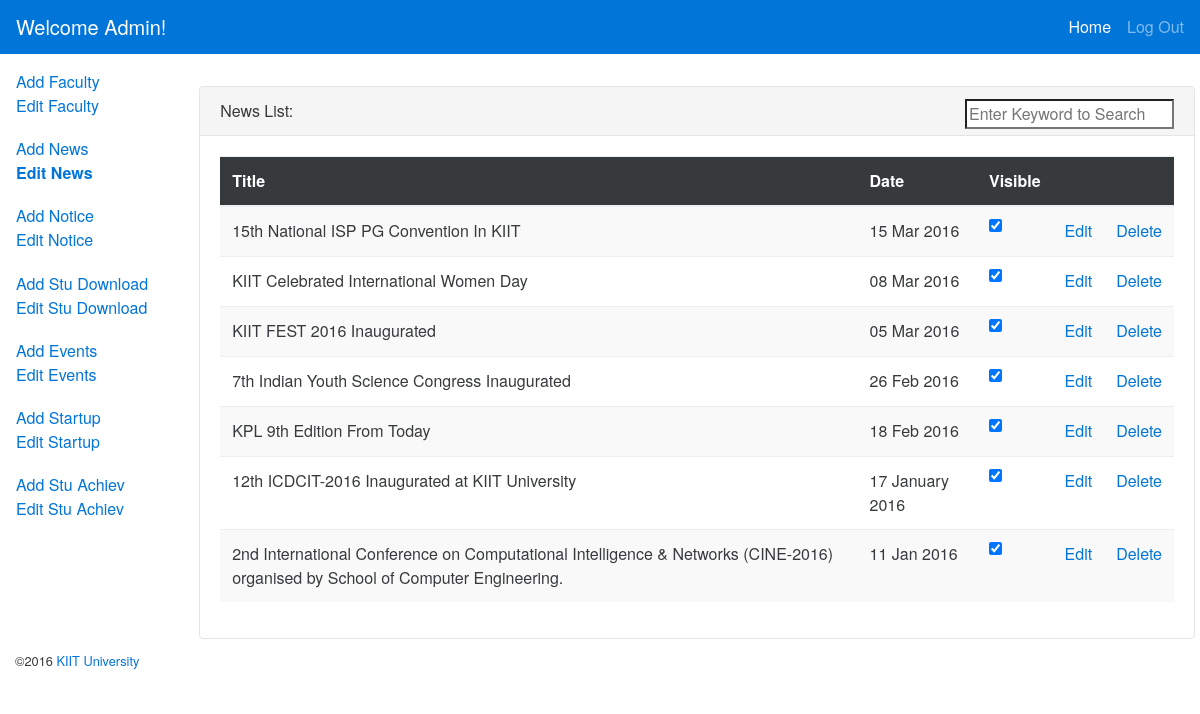
The app's page /admin_panel/news_view.php (signed in) with its own data.
### tables this page shows
CREATE TABLE IF NOT EXISTS `news` (
  `id` int(11) NOT NULL AUTO_INCREMENT,
  `Title` varchar(500) NOT NULL,
  `Date` varchar(20) NOT NULL,
  `Visibility` tinyint(1) NOT NULL,
  PRIMARY KEY (`id`),
  UNIQUE KEY `Title` (`Title`)
);

### admin_panel/news_view.php (the view, shortened to what this page needs)
<?php
include('php/intialize.php');
$result = $con->prepare("SELECT * FROM `news`");
		         $result->execute();
?>
<!DOCTYPE html>
<html><head><meta http-equiv="Content-Type" content="text/html; charset=UTF-8">
  <link rel="stylesheet" href="css/style.css">
  <link rel="stylesheet" href="css/bootstrap.min.css">
  <link href="css/font-awesome.min.css" rel="stylesheet">
</head>
<body>
<?php
if (isset($_SESSION['Username']) && $_SESSION['Password'] == true) {
  ?>
  <nav class="navbar navbar-fixed-top navbar-dark bg-primary">
    <a class="navbar-brand">Welcome Admin!</a>
    <div class="collapse navbar-toggleable-xs" id="collapsingNavbar">
        <ul class="nav navbar-nav pull-right">
            <li class="nav-item active">
                <a class="nav-link" href="index.php">Home <span class="sr-only">Home</span></a>
            </li>
            <li class="nav-item">
                <a class="nav-link" href="" data-target="#myModal" data-toggle="modal">Log Out</a>
            </li>
        </ul>
    </div>
</nav>
<div class="container-fluid" id="main">
    <div class="row row-offcanvas row-offcanvas-left">
        <div class="col-md-3 col-lg-2 sidebar-offcanvas" id="sidebar" role="navigation">
            <ul class="nav nav-pills nav-stacked">
                <li class="nav-item"><div class="nav-link">
                <a href="faculty_add.php">Add Faculty</a> </br>
                <a href="faculty_view.php">Edit Faculty</a>
                </div>
                </li>
                <li class="nav-item"><div class="nav-link">
                <a href="news_add.php">Add News</a> </br>
                <a href="news_view.php"><strong>Edit News</strong></a>
                </div>
                </li>
                <li class="nav-item"><div class="nav-link">
                <a href="notice_add.php">Add Notice</a> </br>
                <a href="notice_view.php">Edit Notice</a>
                </div>
                </li>
                <li class="nav-item"><div class="nav-link">
                <a href="stu_res_add.php">Add Stu Download</a> </br>
                <a href="stu_res_view.php">Edit Stu Download</a>
                </div>
                </li>
                <li class="nav-item"><div class="nav-link">
                <a href="event_add.php">Add Events</a> </br>
                <a href="event_view.php">Edit Events</a>
                </div>
                </li>
                <li class="nav-item"><div class="nav-link">
                <a href="startup_add.php">Add Startup</a> </br>
                <a href="startup_view.php">Edit Startup</a>
                </div>
                </li>
                <li class="nav-item"><div class="nav-link">
                <a href="stu_add.php">Add Stu Achiev</a> </br>
                <a href="stu_view.php">Edit Stu Achiev</a>
                </div>
                </li>
            </ul>
        </div>
        <div class="col-md-9 col-lg-10 main">
               </div>
           <div id="newfac" class="card">
                        <div class="card-header">
                         News List:
                        <input type="text" style="float:right;" name="Search" id="Search" placeholder="Enter Keyword to Search"></input>
                        </div>
                        <div class="card-block">
                            <div class="table-responsive">
                        <table class="table table-striped" id="list">
                            <thead class="thead-inverse">
                                <tr>
                                    <th>Title</th>
                                    <th>Date</th>
                                    <th>Visible</th>
                                    <th>&nbsp;</th>
                                    <th>&nbsp;</th>
                                </tr>
                            </thead>
                            <tbody>
                            <?php
		         for($i=0; $row = $result->fetch(); $i++){
	             ?>
                                <tr id="<?php echo $row['id']; ?>">
                                    <td><?php echo $row['Title']; ?></td>
                                    <td><?php echo $row['Date']; ?></td>
                                    <td><input type="checkbox" class="checkbox" rel="<?php echo $row['id'];?>" rel2="news" value="1"
                                        <?php if($row['Visibility']==1) echo 'checked'; ?>>
                                        </td>
                                    <td><a href="news_edit.php?id=<?php echo $row['id']; ?>">Edit</a></td>
                                    <td><a href="#" onclick="return false;" class="del_btn" rel="<?php echo $row['id'];?>">Delete</a></td>
                                </tr>
                                <?php } ?>
                            </tbody> </table></div></div></div>
</div></div>
<footer class="container-fluid">
    <p class="text-right small">©2016 <a href="http://kiit.ac.in">KIIT University</a></p>
</footer>
 <?php }
 else{ ?>
 <center><h3>You are Not Logged in click <a href="login.php?r=<?php echo $_SERVER['REQUEST_URI'];?>">here</a> to login.</h3></center>
 <?php } ?>
</body></html>

### admin_panel/css/style.css (style rules this page uses)
body { padding-top:62px; }
body, html { height:100%; }
.container-fluid >.row { margin-left: -15px; margin-right: -10px; }
#sidebar { padding-left:0; }
.card { overflow:hidden; }

### records on screen
news: Title "15th National ISP PG Convention In KIIT", Date "15 Mar 2016", Visibility "☑"
news: Title "KIIT Celebrated International Women Day", Date "08 Mar 2016", Visibility "☑"
news: Title "KIIT FEST 2016 Inaugurated", Date "05 Mar 2016", Visibility "☑"
news: Title "7th Indian Youth Science Congress Inaugurated", Date "26 Feb 2016", Visibility "☑"
news: Title "KPL 9th Edition From Today", Date "18 Feb 2016", Visibility "☑"
news: Title "12th ICDCIT-2016 Inaugurated at KIIT University", Date "17 January 2016", Visibility "☑"
news: Title "2nd International Conference on Computational Intelligence & Networks (CINE-2016) organised by School of Computer Engineering.", Date "11 Jan 2016", Visibility "☑"
